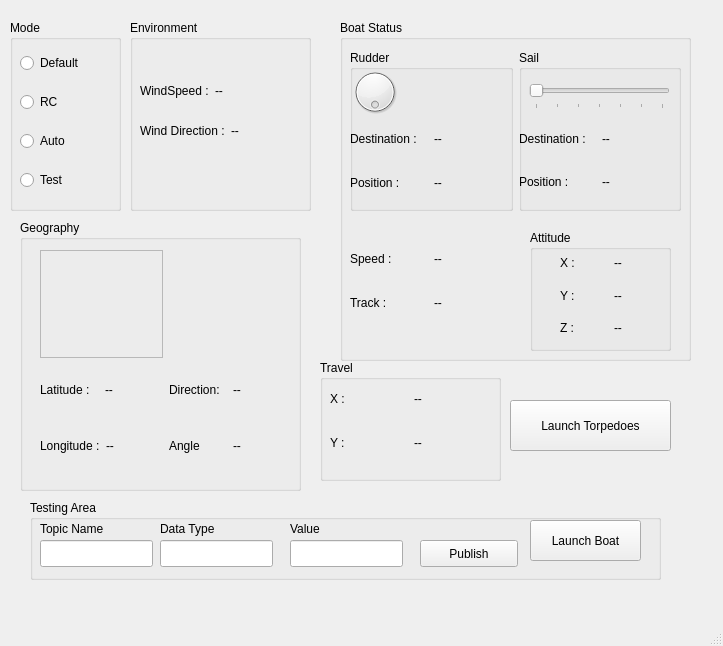
<?xml version="1.0" encoding="UTF-8"?>
<ui version="4.0">
 <class>ORS_GUI</class>
 <widget class="QMainWindow" name="ORS_GUI">
  <property name="geometry">
   <rect>
    <x>0</x>
    <y>0</y>
    <width>723</width>
    <height>646</height>
   </rect>
  </property>
  <property name="windowTitle">
   <string>ORS_GUI</string>
  </property>
  <widget class="QWidget" name="centralwidget">
   <widget class="QPushButton" name="torpedoBtn">
    <property name="geometry">
     <rect>
      <x>510</x>
      <y>400</y>
      <width>161</width>
      <height>51</height>
     </rect>
    </property>
    <property name="text">
     <string>Launch Torpedoes</string>
    </property>
   </widget>
   <widget class="QGroupBox" name="Geography">
    <property name="geometry">
     <rect>
      <x>20</x>
      <y>220</y>
      <width>281</width>
      <height>271</height>
     </rect>
    </property>
    <property name="title">
     <string>Geography</string>
    </property>
    <property name="flat">
     <bool>false</bool>
    </property>
    <property name="checkable">
     <bool>false</bool>
    </property>
    <widget class="QWidget" name="gridLayoutWidget">
     <property name="geometry">
      <rect>
       <x>20</x>
       <y>30</y>
       <width>251</width>
       <height>221</height>
      </rect>
     </property>
     <layout class="QGridLayout" name="gridLayout">
      <item row="0" column="0">
       <widget class="MapWidget" name="map">
        <property name="frameShape">
         <enum>QFrame::StyledPanel</enum>
        </property>
        <property name="frameShadow">
         <enum>QFrame::Raised</enum>
        </property>
       </widget>
      </item>
      <item row="1" column="1">
       <layout class="QGridLayout" name="gridLayout_2">
        <item row="0" column="1">
         <widget class="QLabel" name="label_3">
          <property name="text">
           <string>--</string>
          </property>
         </widget>
        </item>
        <item row="1" column="0">
         <widget class="QLabel" name="label_4">
          <property name="toolTip">
           <string>Measured From North, Clockwise</string>
          </property>
          <property name="text">
           <string>Angle</string>
          </property>
         </widget>
        </item>
        <item row="0" column="0">
         <widget class="QLabel" name="label_2">
          <property name="text">
           <string>Direction:</string>
          </property>
         </widget>
        </item>
        <item row="1" column="1">
         <widget class="QLabel" name="label_5">
          <property name="text">
           <string>--</string>
          </property>
         </widget>
        </item>
       </layout>
      </item>
      <item row="0" column="1">
       <widget class="CompassWidget" name="compass" native="true"/>
      </item>
      <item row="1" column="0">
       <layout class="QVBoxLayout" name="verticalLayout">
        <item>
         <layout class="QHBoxLayout" name="horizontalLayout_2">
          <item>
           <widget class="QLabel" name="label_8">
            <property name="text">
             <string>Latitude :</string>
            </property>
           </widget>
          </item>
          <item>
           <widget class="QLabel" name="latiLabel">
            <property name="text">
             <string>--</string>
            </property>
           </widget>
          </item>
         </layout>
        </item>
        <item>
         <layout class="QHBoxLayout" name="horizontalLayout_3">
          <item>
           <widget class="QLabel" name="label_23">
            <property name="text">
             <string>Longitude :</string>
            </property>
           </widget>
          </item>
          <item>
           <widget class="QLabel" name="longLabel">
            <property name="text">
             <string>--</string>
            </property>
           </widget>
          </item>
         </layout>
        </item>
       </layout>
      </item>
     </layout>
    </widget>
   </widget>
   <widget class="QGroupBox" name="Environment">
    <property name="geometry">
     <rect>
      <x>130</x>
      <y>20</y>
      <width>181</width>
      <height>191</height>
     </rect>
    </property>
    <property name="title">
     <string>Environment</string>
    </property>
    <widget class="QWidget" name="horizontalLayoutWidget_5">
     <property name="geometry">
      <rect>
       <x>10</x>
       <y>50</y>
       <width>141</width>
       <height>41</height>
      </rect>
     </property>
     <layout class="QHBoxLayout" name="horizontalLayout_8">
      <item>
       <widget class="QLabel" name="label_18">
        <property name="text">
         <string>WindSpeed :</string>
        </property>
       </widget>
      </item>
      <item>
       <widget class="QLabel" name="label_19">
        <property name="text">
         <string>--</string>
        </property>
       </widget>
      </item>
     </layout>
    </widget>
    <widget class="QWidget" name="horizontalLayoutWidget_6">
     <property name="geometry">
      <rect>
       <x>10</x>
       <y>90</y>
       <width>141</width>
       <height>41</height>
      </rect>
     </property>
     <layout class="QHBoxLayout" name="horizontalLayout_9">
      <item>
       <widget class="QLabel" name="label_20">
        <property name="text">
         <string>Wind Direction :</string>
        </property>
       </widget>
      </item>
      <item>
       <widget class="QLabel" name="label_21">
        <property name="text">
         <string>--</string>
        </property>
       </widget>
      </item>
     </layout>
    </widget>
   </widget>
   <widget class="QGroupBox" name="BoatStatus">
    <property name="geometry">
     <rect>
      <x>340</x>
      <y>20</y>
      <width>351</width>
      <height>341</height>
     </rect>
    </property>
    <property name="title">
     <string>Boat Status</string>
    </property>
    <widget class="QWidget" name="gridLayoutWidget_2">
     <property name="geometry">
      <rect>
       <x>10</x>
       <y>30</y>
       <width>331</width>
       <height>161</height>
      </rect>
     </property>
     <layout class="QGridLayout" name="gridLayout_3" rowstretch="0">
      <property name="sizeConstraint">
       <enum>QLayout::SetMaximumSize</enum>
      </property>
      <property name="horizontalSpacing">
       <number>6</number>
      </property>
      <item row="0" column="0">
       <widget class="QGroupBox" name="Rudder">
        <property name="title">
         <string>Rudder</string>
        </property>
        <widget class="QDial" name="rPosDial">
         <property name="geometry">
          <rect>
           <x>0</x>
           <y>10</y>
           <width>50</width>
           <height>64</height>
          </rect>
         </property>
         <property name="maximum">
          <number>360</number>
         </property>
         <property name="invertedAppearance">
          <bool>false</bool>
         </property>
         <property name="invertedControls">
          <bool>false</bool>
         </property>
         <property name="wrapping">
          <bool>true</bool>
         </property>
        </widget>
        <widget class="QWidget" name="verticalLayoutWidget_2">
         <property name="geometry">
          <rect>
           <x>0</x>
           <y>70</y>
           <width>161</width>
           <height>81</height>
          </rect>
         </property>
         <layout class="QVBoxLayout" name="verticalLayout_3">
          <item>
           <layout class="QHBoxLayout" name="horizontalLayout_5">
            <item>
             <widget class="QLabel" name="label_12">
              <property name="text">
               <string>Destination :</string>
              </property>
             </widget>
            </item>
            <item>
             <widget class="QLabel" name="rDstLabel">
              <property name="text">
               <string>--</string>
              </property>
             </widget>
            </item>
           </layout>
          </item>
          <item>
           <layout class="QHBoxLayout" name="horizontalLayout">
            <item>
             <widget class="QLabel" name="label_7">
              <property name="text">
               <string>Position :</string>
              </property>
             </widget>
            </item>
            <item>
             <widget class="QLabel" name="rPosLabel">
              <property name="text">
               <string>--</string>
              </property>
             </widget>
            </item>
           </layout>
          </item>
         </layout>
        </widget>
       </widget>
      </item>
      <item row="0" column="1">
       <widget class="QGroupBox" name="Sail">
        <property name="title">
         <string>Sail</string>
        </property>
        <widget class="QSlider" name="sPosSlider">
         <property name="geometry">
          <rect>
           <x>10</x>
           <y>30</y>
           <width>141</width>
           <height>29</height>
          </rect>
         </property>
         <property name="maximum">
          <number>6</number>
         </property>
         <property name="orientation">
          <enum>Qt::Horizontal</enum>
         </property>
         <property name="invertedAppearance">
          <bool>false</bool>
         </property>
         <property name="tickPosition">
          <enum>QSlider::TicksBelow</enum>
         </property>
        </widget>
        <widget class="QWidget" name="verticalLayoutWidget_3">
         <property name="geometry">
          <rect>
           <x>0</x>
           <y>70</y>
           <width>160</width>
           <height>80</height>
          </rect>
         </property>
         <layout class="QVBoxLayout" name="verticalLayout_4">
          <item>
           <layout class="QHBoxLayout" name="horizontalLayout_7">
            <item>
             <widget class="QLabel" name="label_16">
              <property name="text">
               <string>Destination :</string>
              </property>
             </widget>
            </item>
            <item>
             <widget class="QLabel" name="sDstLabel">
              <property name="text">
               <string>--</string>
              </property>
             </widget>
            </item>
           </layout>
          </item>
          <item>
           <layout class="QHBoxLayout" name="horizontalLayout_6">
            <item>
             <widget class="QLabel" name="label_14">
              <property name="text">
               <string>Position :</string>
              </property>
             </widget>
            </item>
            <item>
             <widget class="QLabel" name="sPosLabel">
              <property name="text">
               <string>--</string>
              </property>
             </widget>
            </item>
           </layout>
          </item>
         </layout>
        </widget>
       </widget>
      </item>
     </layout>
    </widget>
    <widget class="QWidget" name="verticalLayoutWidget_4">
     <property name="geometry">
      <rect>
       <x>10</x>
       <y>220</y>
       <width>161</width>
       <height>81</height>
      </rect>
     </property>
     <layout class="QVBoxLayout" name="verticalLayout_5">
      <item>
       <layout class="QHBoxLayout" name="horizontalLayout_10">
        <item>
         <widget class="QLabel" name="label">
          <property name="text">
           <string>Speed :</string>
          </property>
         </widget>
        </item>
        <item>
         <widget class="QLabel" name="h_spdLabel">
          <property name="text">
           <string>--</string>
          </property>
         </widget>
        </item>
       </layout>
      </item>
      <item>
       <layout class="QHBoxLayout" name="horizontalLayout_20">
        <item>
         <widget class="QLabel" name="label_22">
          <property name="text">
           <string>Track :</string>
          </property>
         </widget>
        </item>
        <item>
         <widget class="QLabel" name="h_trkLabel">
          <property name="text">
           <string>--</string>
          </property>
         </widget>
        </item>
       </layout>
      </item>
     </layout>
    </widget>
    <widget class="QGroupBox" name="grp_Attitude">
     <property name="geometry">
      <rect>
       <x>190</x>
       <y>210</y>
       <width>141</width>
       <height>121</height>
      </rect>
     </property>
     <property name="autoFillBackground">
      <bool>false</bool>
     </property>
     <property name="title">
      <string>Attitude</string>
     </property>
     <widget class="QWidget" name="verticalLayoutWidget_5">
      <property name="geometry">
       <rect>
        <x>30</x>
        <y>20</y>
        <width>101</width>
        <height>91</height>
       </rect>
      </property>
      <layout class="QVBoxLayout" name="H_attitude">
       <item>
        <layout class="QHBoxLayout" name="horizontalLayout_13">
         <item>
          <widget class="QLabel" name="label_6">
           <property name="text">
            <string>X :</string>
           </property>
          </widget>
         </item>
         <item>
          <widget class="QLabel" name="h_attXLabel">
           <property name="text">
            <string>--</string>
           </property>
          </widget>
         </item>
        </layout>
       </item>
       <item>
        <layout class="QHBoxLayout" name="horizontalLayout_15">
         <item>
          <widget class="QLabel" name="label_9">
           <property name="text">
            <string>Y :</string>
           </property>
          </widget>
         </item>
         <item>
          <widget class="QLabel" name="h_attYLabel">
           <property name="text">
            <string>--</string>
           </property>
          </widget>
         </item>
        </layout>
       </item>
       <item>
        <layout class="QHBoxLayout" name="horizontalLayout_16">
         <item>
          <widget class="QLabel" name="label_10">
           <property name="text">
            <string>Z :</string>
           </property>
          </widget>
         </item>
         <item>
          <widget class="QLabel" name="h_attZLabel">
           <property name="text">
            <string>--</string>
           </property>
          </widget>
         </item>
        </layout>
       </item>
      </layout>
     </widget>
    </widget>
    <zorder>gridLayoutWidget_2</zorder>
    <zorder>verticalLayoutWidget_4</zorder>
    <zorder>grp_Attitude</zorder>
    <zorder>TravelGroup</zorder>
   </widget>
   <widget class="QGroupBox" name="Mode">
    <property name="geometry">
     <rect>
      <x>10</x>
      <y>20</y>
      <width>111</width>
      <height>191</height>
     </rect>
    </property>
    <property name="title">
     <string>Mode</string>
    </property>
    <widget class="QWidget" name="verticalLayoutWidget">
     <property name="geometry">
      <rect>
       <x>10</x>
       <y>20</y>
       <width>92</width>
       <height>165</height>
      </rect>
     </property>
     <layout class="QVBoxLayout" name="verticalLayout_2">
      <item>
       <widget class="QRadioButton" name="mode_dfRBtn">
        <property name="text">
         <string>Default</string>
        </property>
        <property name="checkable">
         <bool>true</bool>
        </property>
       </widget>
      </item>
      <item>
       <widget class="QRadioButton" name="mode_rcRBtn">
        <property name="text">
         <string>RC</string>
        </property>
        <property name="checkable">
         <bool>true</bool>
        </property>
       </widget>
      </item>
      <item>
       <widget class="QRadioButton" name="mode_autoRBtn">
        <property name="text">
         <string>Auto</string>
        </property>
        <property name="checkable">
         <bool>true</bool>
        </property>
       </widget>
      </item>
      <item>
       <widget class="QRadioButton" name="mode_testRBtn">
        <property name="text">
         <string>Test</string>
        </property>
        <property name="checkable">
         <bool>true</bool>
        </property>
       </widget>
      </item>
     </layout>
    </widget>
   </widget>
   <widget class="QGroupBox" name="groupBox">
    <property name="geometry">
     <rect>
      <x>30</x>
      <y>500</y>
      <width>631</width>
      <height>80</height>
     </rect>
    </property>
    <property name="title">
     <string>Testing Area</string>
    </property>
    <widget class="QPushButton" name="publishBtn">
     <property name="geometry">
      <rect>
       <x>390</x>
       <y>40</y>
       <width>98</width>
       <height>27</height>
      </rect>
     </property>
     <property name="text">
      <string>Publish</string>
     </property>
    </widget>
    <widget class="QLineEdit" name="topicNameEdit">
     <property name="geometry">
      <rect>
       <x>10</x>
       <y>40</y>
       <width>113</width>
       <height>27</height>
      </rect>
     </property>
    </widget>
    <widget class="QLineEdit" name="dataTypeEdit">
     <property name="geometry">
      <rect>
       <x>130</x>
       <y>40</y>
       <width>113</width>
       <height>27</height>
      </rect>
     </property>
    </widget>
    <widget class="QLabel" name="label_11">
     <property name="geometry">
      <rect>
       <x>10</x>
       <y>20</y>
       <width>81</width>
       <height>17</height>
      </rect>
     </property>
     <property name="text">
      <string>Topic Name</string>
     </property>
    </widget>
    <widget class="QLabel" name="label_13">
     <property name="geometry">
      <rect>
       <x>130</x>
       <y>20</y>
       <width>66</width>
       <height>17</height>
      </rect>
     </property>
     <property name="text">
      <string>Data Type</string>
     </property>
    </widget>
    <widget class="QLabel" name="label_15">
     <property name="geometry">
      <rect>
       <x>260</x>
       <y>20</y>
       <width>66</width>
       <height>17</height>
      </rect>
     </property>
     <property name="text">
      <string>Value</string>
     </property>
    </widget>
    <widget class="QLineEdit" name="dataValueEdit">
     <property name="geometry">
      <rect>
       <x>260</x>
       <y>40</y>
       <width>113</width>
       <height>27</height>
      </rect>
     </property>
    </widget>
    <widget class="QPushButton" name="launchBoatBtn">
     <property name="geometry">
      <rect>
       <x>500</x>
       <y>20</y>
       <width>111</width>
       <height>41</height>
      </rect>
     </property>
     <property name="text">
      <string>Launch Boat</string>
     </property>
    </widget>
   </widget>
   <widget class="QGroupBox" name="TravelGroup">
    <property name="geometry">
     <rect>
      <x>320</x>
      <y>360</y>
      <width>181</width>
      <height>121</height>
     </rect>
    </property>
    <property name="title">
     <string>Travel</string>
    </property>
    <widget class="QWidget" name="verticalLayoutWidget_6">
     <property name="geometry">
      <rect>
       <x>10</x>
       <y>20</y>
       <width>161</width>
       <height>81</height>
      </rect>
     </property>
     <layout class="QVBoxLayout" name="verticalLayout_6">
      <item>
       <layout class="QHBoxLayout" name="horizontalLayout_11">
        <item>
         <widget class="QLabel" name="label_17">
          <property name="text">
           <string>X :</string>
          </property>
         </widget>
        </item>
        <item>
         <widget class="QLabel" name="xTravelLabel">
          <property name="text">
           <string>--</string>
          </property>
         </widget>
        </item>
       </layout>
      </item>
      <item>
       <layout class="QHBoxLayout" name="horizontalLayout_4">
        <item>
         <widget class="QLabel" name="label_24">
          <property name="text">
           <string>Y :</string>
          </property>
         </widget>
        </item>
        <item>
         <widget class="QLabel" name="yTravelLabel">
          <property name="text">
           <string>--</string>
          </property>
         </widget>
        </item>
       </layout>
      </item>
     </layout>
    </widget>
   </widget>
  </widget>
  <widget class="QMenuBar" name="menubar">
   <property name="geometry">
    <rect>
     <x>0</x>
     <y>0</y>
     <width>723</width>
     <height>25</height>
    </rect>
   </property>
  </widget>
  <widget class="QStatusBar" name="statusbar"/>
 </widget>
 <customwidgets>
  <customwidget>
   <class>MapWidget</class>
   <extends>QFrame</extends>
   <header>MapWidget</header>
   <container>1</container>
  </customwidget>
  <customwidget>
   <class>CompassWidget</class>
   <extends>QWidget</extends>
   <header>CompassWidget</header>
   <container>1</container>
  </customwidget>
 </customwidgets>
 <resources/>
 <connections/>
</ui>
